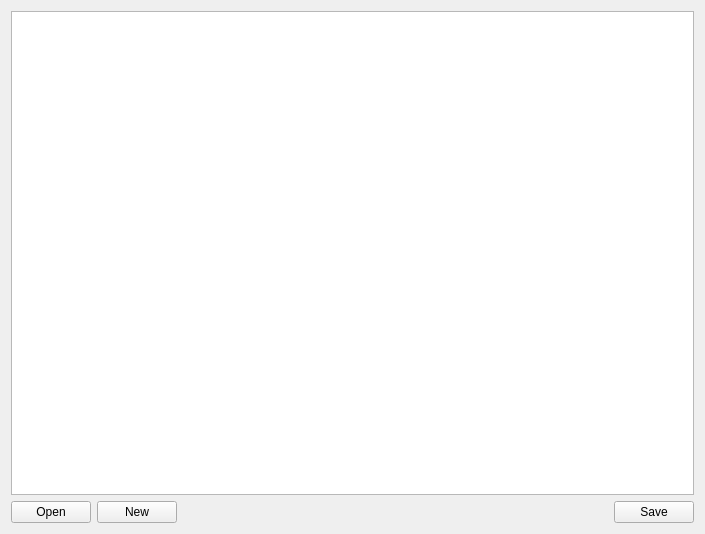
<?xml version="1.0" encoding="UTF-8"?>
<ui version="4.0">
 <class>DeckEditor</class>
 <widget class="QWidget" name="DeckEditor">
  <property name="geometry">
   <rect>
    <x>0</x>
    <y>0</y>
    <width>705</width>
    <height>534</height>
   </rect>
  </property>
  <property name="windowTitle">
   <string>Heavenly Inferno</string>
  </property>
  <layout class="QVBoxLayout" name="verticalLayout">
   <item>
    <widget class="QPlainTextEdit" name="pteDeckEditor"/>
   </item>
   <item>
    <layout class="QHBoxLayout" name="horizontalLayout">
     <item>
      <widget class="QPushButton" name="btnOpen">
       <property name="text">
        <string>Open</string>
       </property>
      </widget>
     </item>
     <item>
      <widget class="QPushButton" name="btnNew">
       <property name="text">
        <string>New</string>
       </property>
      </widget>
     </item>
     <item>
      <spacer name="horizontalSpacer">
       <property name="orientation">
        <enum>Qt::Horizontal</enum>
       </property>
       <property name="sizeHint" stdset="0">
        <size>
         <width>40</width>
         <height>20</height>
        </size>
       </property>
      </spacer>
     </item>
     <item>
      <widget class="QPushButton" name="btnSave">
       <property name="text">
        <string>Save</string>
       </property>
      </widget>
     </item>
    </layout>
   </item>
  </layout>
 </widget>
 <resources/>
 <connections/>
</ui>
